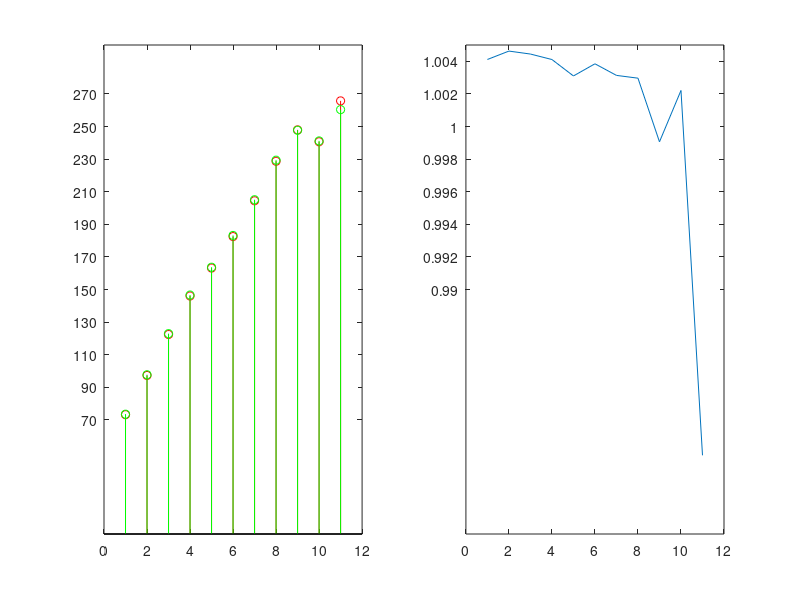

Source code (MATLAB):
x = 1:11;
y1 = [73.203 97.256 122.378 146.012 163.158 182.476 204.436 228.659 247.934 240.632 265.716];
y2 = [73.504 97.706 122.922 146.612 163.664 183.178 205.077 229.337 247.701 241.164 260.356];
y3 = y2./y1;
subplot(1,2,1);
stem(x,y1,'r');
set(gca,'yTick',[70 90 110 130 150 170 190 210 230 250 270]);
hold on;
stem(x,y2,'g');
set(gca,'yTick',[70 90 110 130 150 170 190 210 230 250 270]);
hold on;
subplot(1,2,2);
plot(x,y3);
set(gca,'yTick',[0.990 0.992 0.994 0.996 0.998 1.000 1.002 1.004 1.006 1.008 1.010]);
